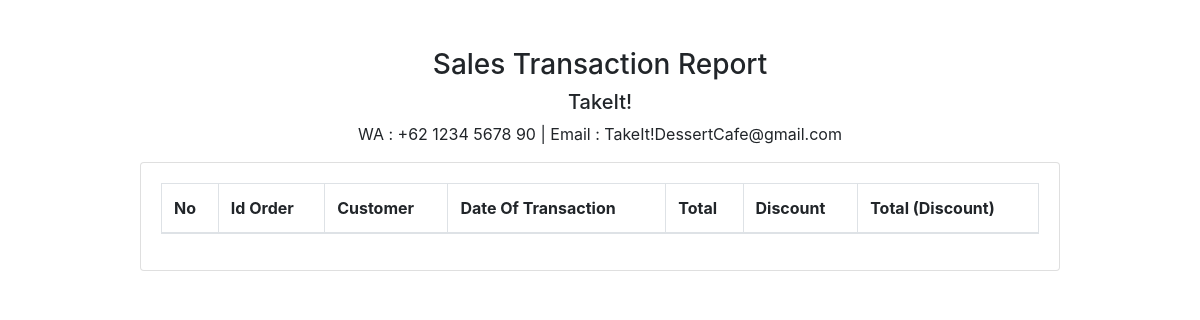
Before: /dashboard/admin/semua_laporan.php with the older database file.
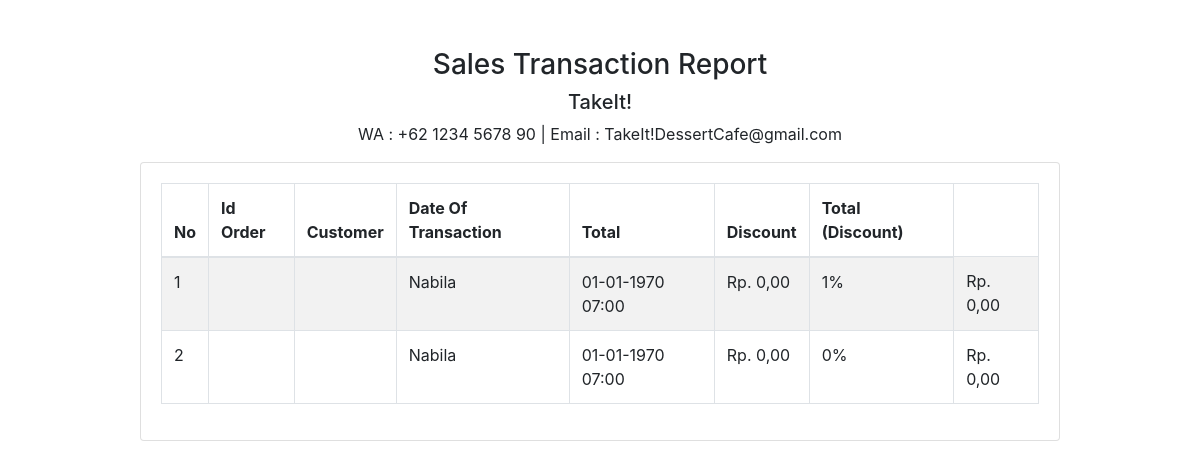
After: the same page with the newer database file.
### tables this page shows
CREATE TABLE `tb_transaksi` (
  `id_transaksi` int(11) NOT NULL,
  `id_user` int(11) DEFAULT NULL,
  `nama_kasir` varchar(255) NOT NULL,
  `id_order` varchar(50) NOT NULL,
  `tanggal_transaksi` int(11) NOT NULL,
  `aTanggal_transaksi` varchar(50) NOT NULL,
  `hartot_transaksi` int(11) NOT NULL,
  `diskon_transaksi` int(11) NOT NULL,
  `totbar_transaksi` int(11) NOT NULL,
  `uang_transaksi` int(11) NOT NULL,
  `kembalian_transaksi` int(11) NOT NULL
);

### dashboard/fungsi/rupiah.php (called while the page is built)
<?php
function rupiah($angka) {
	$hasil_rupiah = number_format($angka,2,',','.');
	return $hasil_rupiah;
}
?>

### dashboard/admin/semua_laporan.php (the view, shortened to what this page needs)
<?php
include '../../koneksi.php';
include '../fungsi/rupiah.php';
$laporan = mysqli_query($kon, "SELECT * FROM tb_transaksi ORDER BY id_transaksi DESC")
?>
<!doctype html>
<html lang="en">
<head>
  <link rel="stylesheet" href="https://stackpath.bootstrapcdn.com/bootstrap/4.4.1/css/bootstrap.min.css">
</head>
<body>
  <div class="container">
    <div class="row">
      <div class="col-md-10 mx-auto mt-5">
        <div class="text-center">
          <h3>Sales Transaction Report</h3>
          <h5>TakeIt!</h5>
          <p>WA : +62 1234 5678 90 | Email : TakeIt!DessertCafe@gmail.com</p>
        </div>
        <div class="card">
          <div class="card-body">
            <table class="table table-bordered table-striped">
              <thead>
                <tr>
                  <th>No</th>
                  <th>Id Order</th>
                  <th>Customer</th>
                  <th>Date Of Transaction</th>
                  <th>Total</th>
                  <th>Discount</th>
                  <th>Total (Discount)</th>
                </tr>
              </thead>
              <tbody>
                <?php $i = 1;
                foreach ($laporan as $row) :
                  $user_query =  mysqli_query($kon, "SELECT * FROM tb_user WHERE id_user = '$row[id_user]'");
                  $user = mysqli_fetch_assoc($user_query);
                  $order_query =  mysqli_query($kon, "SELECT * FROM tb_order WHERE id_order = '$row[id_order]'");
                  $oq = mysqli_fetch_assoc($order_query);
                  $kasir = mysqli_query($kon, "SELECT * FROM tb_transaksi WHERE nama_kasir = '$row[nama_kasir]'");
                  $k = mysqli_fetch_assoc($kasir);
                ?>
                  <tr>
                    <td><?= $i++; ?></td>
                    <td><?= $row['id_order'] ?></td>
                    <td><?= $user['nama_user'] ?></td>
                    <td><?= $k['nama_kasir'] ?></td>
                    <td><?= date('d-m-Y H:i', $oq['tanggal_order']) ?></td>
                    <td>Rp. <?= rupiah($row['hartot_transaksi']) ?></td>
                    <td><?= $row['diskon_transaksi'] ?>%</td>
                    <td>Rp. <?= rupiah($row['totbar_transaksi']) ?></td>
                  </tr>
                <?php endforeach; ?>
              </tbody>
            </table>
          </div>
        </div>
      </div>
    </div>
  </div>
</body>
</html>

Changed rows visible on the page:
added tb_transaksi: tb_transaksi.nama_kasir "Nabila", tanggal_order "01-01-1970 07:00", hartot_transaksi "0,00", diskon_transaksi "1", totbar_transaksi "0,00"
added tb_transaksi: nama_kasir "Nabila", tanggal_order "01-01-1970 07:00", hartot_transaksi "0,00", diskon_transaksi "0", totbar_transaksi "0,00"
